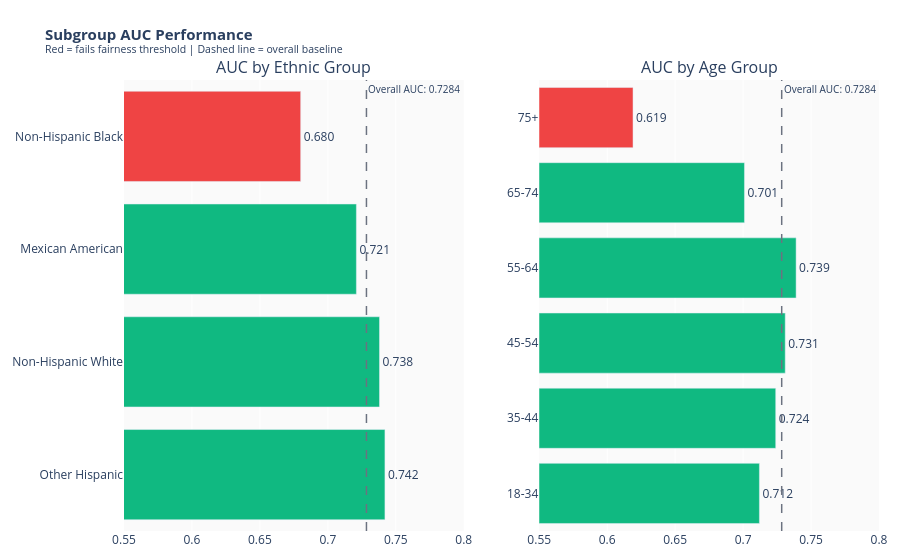

The cell this chart's notebook holds for it:
### Markdown cell above
### Panel 2 — Subgroup AUC Comparison

### Code cell
# Panel 2 — Subgroup AUC Comparison
ethnic_groups = ['Other Hispanic', 'Non-Hispanic White', 'Mexican American', 
                 'Non-Hispanic Black']
ethnic_auc = [0.742, 0.738, 0.721, 0.680]
ethnic_colors = ['#10B981', '#10B981', '#10B981', '#EF4444']

age_groups = ['18-34', '35-44', '45-54', '55-64', '65-74', '75+']
age_auc = [0.712, 0.724, 0.731, 0.739, 0.701, 0.619]
age_colors = ['#10B981', '#10B981', '#10B981', '#10B981', '#10B981', '#EF4444']

fig2 = make_subplots(
    rows=1, cols=2,
    subplot_titles=('AUC by Ethnic Group', 'AUC by Age Group')
)

fig2.add_trace(go.Bar(
    x=ethnic_auc,
    y=ethnic_groups,
    orientation='h',
    marker_color=ethnic_colors,
    text=[f'{v:.3f}' for v in ethnic_auc],
    textposition='outside',
    name='Ethnic Group'
), row=1, col=1)

fig2.add_trace(go.Bar(
    x=age_auc,
    y=age_groups,
    orientation='h',
    marker_color=age_colors,
    text=[f'{v:.3f}' for v in age_auc],
    textposition='outside',
    name='Age Group'
), row=1, col=2)

# Overall baseline reference line on both subplots
for col in [1, 2]:
    fig2.add_vline(
        x=0.7284, line_dash='dash', 
        line_color='#6B7280', line_width=1.5,
        annotation_text='Overall AUC: 0.7284',
        annotation_font_size=10,
        row=1, col=col
    )

fig2.update_layout(
    title=dict(
        text='<b>Subgroup AUC Performance</b><br>'
             '<sup>Red = fails fairness threshold | Dashed line = overall baseline</sup>',
        font=dict(size=15)
    ),
    showlegend=False,
    height=400,
    margin=dict(l=20, r=20, t=80, b=20),
    plot_bgcolor='#FAFAFA'
)

fig2.update_xaxes(range=[0.55, 0.80])
fig2.show()

### Figure 1 — Plotly figure (JSON) as saved in the notebook; plotly's stock layout.template omitted (floating-point values rounded to 4 significant figures)
{"data": [{"marker": {"color": ["#10B981", "#10B981", "#10B981", "#EF4444"]}, "name": "Ethnic Group", "orientation": "h", "text": ["0.742", "0.738", "0.721", "0.680"], "textposition": "outside", "type": "bar", "x": [0.742, 0.738, 0.721, 0.68], "xaxis": "x", "y": ["Other Hispanic", "Non-Hispanic White", "Mexican American", "Non-Hispanic Black"], "yaxis": "y"}, {"marker": {"color": ["#10B981", "#10B981", "#10B981", "#10B981", "#10B981", "#EF4444"]}, "name": "Age Group", "orientation": "h", "text": ["0.712", "0.724", "0.731", "0.739", "0.701", "0.619"], "textposition": "outside", "type": "bar", "x": [0.712, 0.724, 0.731, 0.739, 0.701, 0.619], "xaxis": "x2", "y": ["18-34", "35-44", "45-54", "55-64", "65-74", "75+"], "yaxis": "y2"}], "layout": {"annotations": [{"font": {"size": 16}, "showarrow": false, "text": "AUC by Ethnic Group", "x": 0.225, "xanchor": "center", "xref": "paper", "y": 1, "yanchor": "bottom", "yref": "paper"}, {"font": {"size": 16}, "showarrow": false, "text": "AUC by Age Group", "x": 0.775, "xanchor": "center", "xref": "paper", "y": 1, "yanchor": "bottom", "yref": "paper"}, {"font": {"size": 10}, "showarrow": false, "text": "Overall AUC: 0.7284", "x": 0.7284, "xanchor": "left", "xref": "x", "y": 1, "yanchor": "top", "yref": "y domain"}, {"font": {"size": 10}, "showarrow": false, "text": "Overall AUC: 0.7284", "x": 0.7284, "xanchor": "left", "xref": "x2", "y": 1, "yanchor": "top", "yref": "y2 domain"}], "autosize": true, "margin": {"b": 20, "l": 20, "r": 20, "t": 80}, "plot_bgcolor": "#FAFAFA", "shapes": [{"line": {"color": "#6B7280", "dash": "dash", "width": 1.5}, "type": "line", "x0": 0.7284, "x1": 0.7284, "xref": "x", "y0": 0, "y1": 1, "yref": "y domain"}, {"line": {"color": "#6B7280", "dash": "dash", "width": 1.5}, "type": "line", "x0": 0.7284, "x1": 0.7284, "xref": "x2", "y0": 0, "y1": 1, "yref": "y2 domain"}], "showlegend": false, "title": {"font": {"size": 15}, "text": "<b>Subgroup AUC Performance</b><br><sup>Red = fails fairness threshold | Dashed line = overall baseline</sup>"}, "xaxis": {"anchor": "y", "domain": [0, 0.45], "range": [0.55, 0.8], "type": "linear"}, "xaxis2": {"anchor": "y2", "domain": [0.55, 1], "range": [0.55, 0.8], "type": "linear"}, "yaxis": {"anchor": "x", "autorange": true, "domain": [0, 1], "range": [-0.5, 3.5], "type": "category"}, "yaxis2": {"anchor": "x2", "autorange": true, "domain": [0, 1], "range": [-0.5, 5.5], "type": "category"}}}
